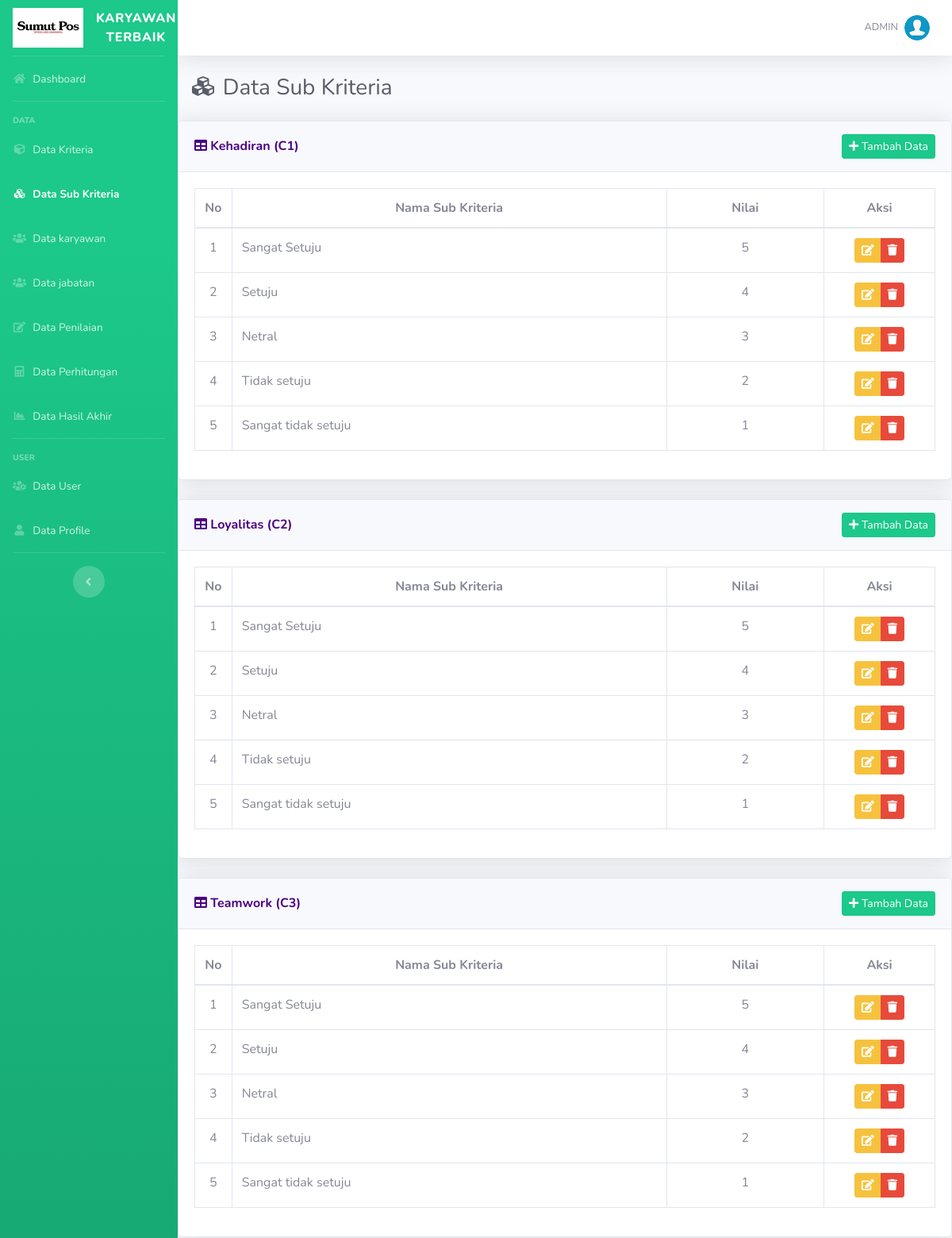
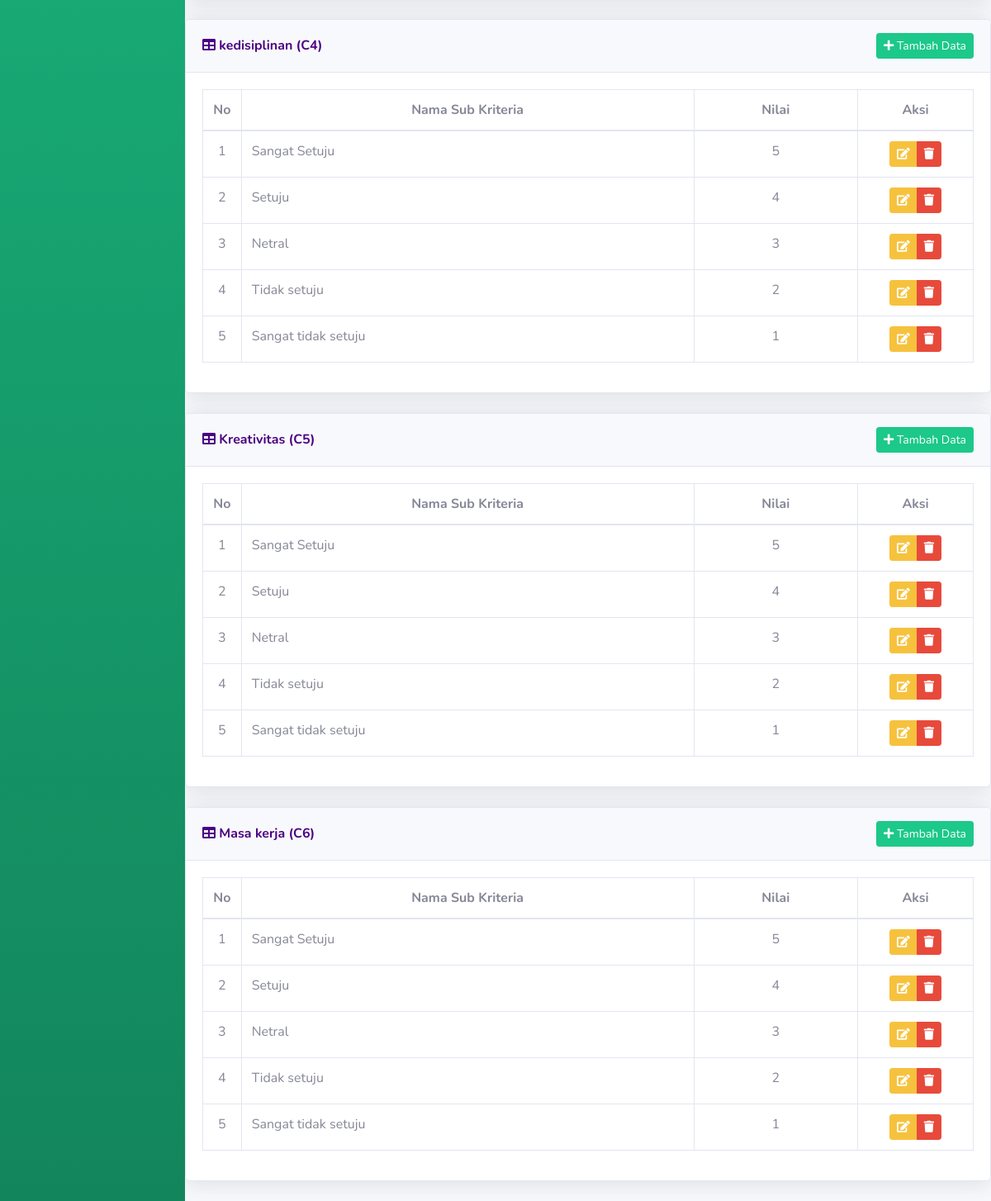
Page /list-sub-kriteria.php (signed in) on the committed database (2 pictures, top to bottom).
### tables this page shows
CREATE TABLE `kriteria` (
  `id_kriteria` int(11) NOT NULL,
  `kode_kriteria` varchar(10) NOT NULL,
  `nama` varchar(50) NOT NULL,
  `type` enum('Benefit','Cost') NOT NULL,
  `bobot` float NOT NULL,
  `ada_pilihan` tinyint(1) DEFAULT NULL
);

CREATE TABLE `sub_kriteria` (
  `id_sub_kriteria` int(11) NOT NULL,
  `id_kriteria` int(11) NOT NULL,
  `nama` varchar(50) NOT NULL,
  `nilai` float NOT NULL
);

### list-sub-kriteria.php (the view, shortened to what this page needs)
<?php
require_once('includes/init.php');
require_once('template/header.php');
?>
<div class="d-sm-flex align-items-center justify-content-between mb-4">
    <h1 class="h3 mb-0 text-gray-800">&nbsp;&nbsp;<i class="fas fa-fw fa-cubes"></i> Data Sub Kriteria</h1>
</div>
<?php
$query = mysqli_query($koneksi,"SELECT * FROM kriteria WHERE ada_pilihan='1' ORDER BY kode_kriteria ASC");
$cek = mysqli_num_rows($query);
if($cek <= 0) {
?>
<div class="card shadow mb-4">
    <div class="card-header py-3">
        <h6 class="m-0 font-weight-bold text-danger"><i class="fa fa-table"></i> Daftar Data Sub Kriteria</h6>
    </div>
    <div class="card-body">
		<div class="alert alert-info">
			Cara penilaian pada kriteria berjenis input langsung semua.
		</div>
	</div>
</div>
<?php
}else{
	while($data = mysqli_fetch_array($query)){
?>
<div class="card shadow mb-4">
    <div class="card-header py-3">
        <div class="d-sm-flex align-items-center justify-content-between">
			<h6 class="m-0 font-weight-bold" style="color: #4B0082;"><i class="fa fa-table"></i> <?= $data['nama']." (".$data['kode_kriteria'].")" ?></h6>
			<a href="#tambah<?= $data['id_kriteria']; ?>" data-toggle="modal" class="btn btn-sm btn-success"> <i class="fa fa-plus"></i> Tambah Data </a>
		</div>
    </div>
    <div class="card-body">
		<div class="table-responsive">
			<table class="table table-bordered" width="100%" cellspacing="0">
				<thead class="bg-purple">
					<tr align="center">
						<th width="5%">No</th>
						<th>Nama Sub Kriteria</th>
						<th>Nilai</th>
						<th width="15%">Aksi</th>
					</tr>
				</thead>
				<tbody>
					<?php
						$no=1;
						$id_kriteria = $data['id_kriteria'];
						$q = mysqli_query($koneksi,"SELECT * FROM sub_kriteria WHERE id_kriteria = '$id_kriteria' ORDER BY nilai DESC");
						while($d = mysqli_fetch_array($q)){
					?>
					<tr align="center">
						<td><?=$no ?></td>
						<td align="left"><?= $d['nama'] ?></td>
						<td><?= $d['nilai'] ?></td>
						<td>
							<div class="btn-group" role="group">
								<a data-toggle="modal" title="Edit Data" href="#editsk<?= $d['id_sub_kriteria'] ?>" class="btn btn-warning btn-sm"><i class="fa fa-edit"></i></a>
								<a  data-toggle="tooltip" data-placement="bottom" title="Hapus Data" href="hapus-sub-kriteria.php?id=<?php echo $d['id_sub_kriteria']; ?>" onclick="return confirm ('Apakah anda yakin untuk meghapus data ini')" class="btn btn-danger btn-sm"><i class="fa fa-trash"></i></a>
							</div>
						</td>
					</tr>
                <?php
					$no++;
					}
				?>
				</tbody>
			</table>
		</div>
	</div>
</div>
<?php
}
}
require_once('template/footer.php');
?>

### rows in the picture
kriteria: nama "Kehadiran", kode_kriteria "C1"
sub_kriteria: nama "Sangat Setuju", nilai "5"
sub_kriteria: nama "Setuju", nilai "4"
sub_kriteria: nama "Netral", nilai "3"
sub_kriteria: nama "Tidak setuju", nilai "2"
sub_kriteria: nama "Sangat tidak setuju", nilai "1"
kriteria: nama "Loyalitas", kode_kriteria "C2"
sub_kriteria: nama "Sangat Setuju", nilai "5"
sub_kriteria: nama "Setuju", nilai "4"
sub_kriteria: nama "Netral", nilai "3"
sub_kriteria: nama "Tidak setuju", nilai "2"
sub_kriteria: nama "Sangat tidak setuju", nilai "1"
kriteria: nama "Teamwork", kode_kriteria "C3"
sub_kriteria: nama "Sangat Setuju", nilai "5"
sub_kriteria: nama "Setuju", nilai "4"
sub_kriteria: nama "Netral", nilai "3"
sub_kriteria: nama "Tidak setuju", nilai "2"
sub_kriteria: nama "Sangat tidak setuju", nilai "1"
kriteria: nama "kedisiplinan", kode_kriteria "C4"
sub_kriteria: nama "Sangat Setuju", nilai "5"
sub_kriteria: nama "Setuju", nilai "4"
sub_kriteria: nama "Netral", nilai "3"
sub_kriteria: nama "Tidak setuju", nilai "2"
sub_kriteria: nama "Sangat tidak setuju", nilai "1"
kriteria: nama "Kreativitas", kode_kriteria "C5"
sub_kriteria: nama "Sangat Setuju", nilai "5"
sub_kriteria: nama "Setuju", nilai "4"
sub_kriteria: nama "Netral", nilai "3"
sub_kriteria: nama "Tidak setuju", nilai "2"
sub_kriteria: nama "Sangat tidak setuju", nilai "1"
kriteria: nama "Masa kerja", kode_kriteria "C6"
sub_kriteria: nama "Sangat Setuju", nilai "5"
sub_kriteria: nama "Setuju", nilai "4"
sub_kriteria: nama "Netral", nilai "3"
sub_kriteria: nama "Tidak setuju", nilai "2"
sub_kriteria: nama "Sangat tidak setuju", nilai "1"

### other values in the picture
$_SESSION['username'] "ADMIN"
